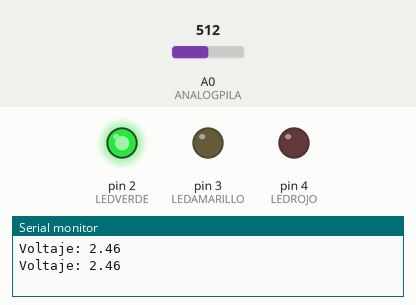
This sketch was run on a simulated Arduino Uno, built with avr-gcc and run on an emulated ATmega328P. Shown: output pins drawn as LEDs (lit = HIGH), the last lines printed to the serial monitor. The test bench sets the inputs (shaded band); at power-on: A0 (ANALOGPILA) = 512.

Above: at 1.6 s.
1.7 s: A0 (ANALOGPILA) set to 328
5.3 s: A0 (ANALOGPILA) set to 297
At 6.2 s:
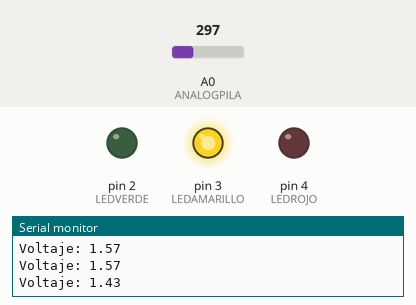
8.9 s: A0 (ANALOGPILA) set to 282
12.4 s: A0 (ANALOGPILA) set to 263
At 13.3 s:
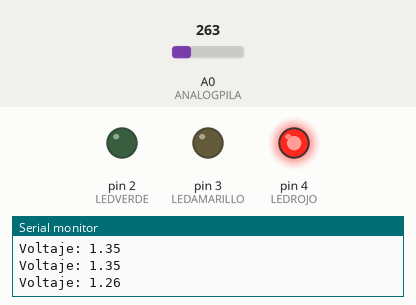
16.0 s: A0 (ANALOGPILA) set to 306
At 16.6 s:
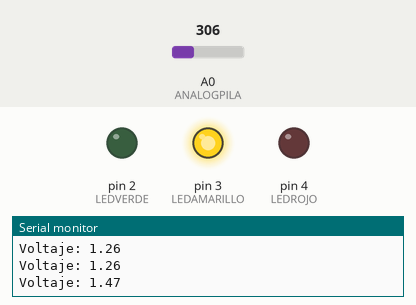
19.5 s: A0 (ANALOGPILA) set to 122
At 20.6 s:
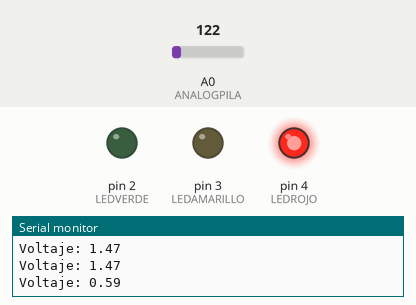
Timing chart, 0 to 22.5 s (numbered marks = the images above; inputs shaded):
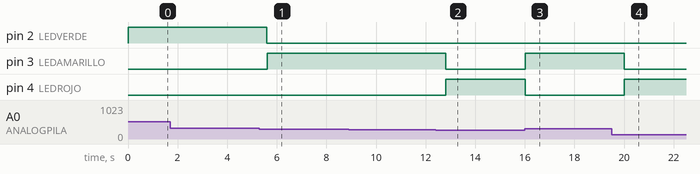

Measured:
- the behaviour switches between 313 and 312 on A0 (ANALOGPILA) (found by bisection; images 0 and 1)
- the behaviour switches between 271 and 270 on A0 (ANALOGPILA) (found by bisection; images 1 and 2)
- after the input at 5.3 s, pin 2 (LEDVERDE): HIGH → LOW after 0.30 s; pin 3 (LEDAMARILLO): LOW → HIGH after 0.30 s
- after the input at 12.4 s, pin 3 (LEDAMARILLO): HIGH → LOW after 0.41 s; pin 4 (LEDROJO): LOW → HIGH after 0.41 s
- after the input at 16.0 s, pin 3 (LEDAMARILLO): LOW → HIGH at once; pin 4 (LEDROJO): HIGH → LOW at once
- after the input at 19.5 s, pin 3 (LEDAMARILLO): HIGH → LOW after 0.52 s; pin 4 (LEDROJO): LOW → HIGH after 0.52 s

The sketch:

pila.ino
```cpp
#define LEDVERDE 2
#define LEDAMARILLO 3
#define LEDROJO 4
#define ANALOGPILA 0

int analogValor = 0;
float voltaje = 0;
int ledDelay = 800;

float maximo = 1.5;
float medio = 1.3;
float minimo = 0.3;

void setup() {
  Serial.begin(9600);

  pinMode(LEDVERDE, OUTPUT);
  pinMode(LEDAMARILLO, OUTPUT);
  pinMode(LEDROJO, OUTPUT);

}

void loop() {
  analogValor = analogRead(ANALOGPILA);
  voltaje = 0.0048 * analogValor;
  Serial.print("Voltaje: ");
  Serial.println(voltaje);

  if (voltaje >= maximo)
  {
    digitalWrite(LEDVERDE, HIGH);
    delay(ledDelay);
    digitalWrite(LEDVERDE, LOW);
  }
  else if (voltaje < maximo && voltaje > medio)
  {
    digitalWrite(LEDAMARILLO, HIGH);
    delay(ledDelay);
    digitalWrite(LEDAMARILLO, LOW);
  }
  else if (voltaje < medio && voltaje > minimo)
  {
    digitalWrite(LEDROJO, HIGH);
    delay(ledDelay);
    digitalWrite(LEDROJO, LOW);
  }
  digitalWrite(LEDVERDE, LOW);
  digitalWrite(LEDAMARILLO, LOW);
  digitalWrite(LEDROJO, LOW);
}
```
